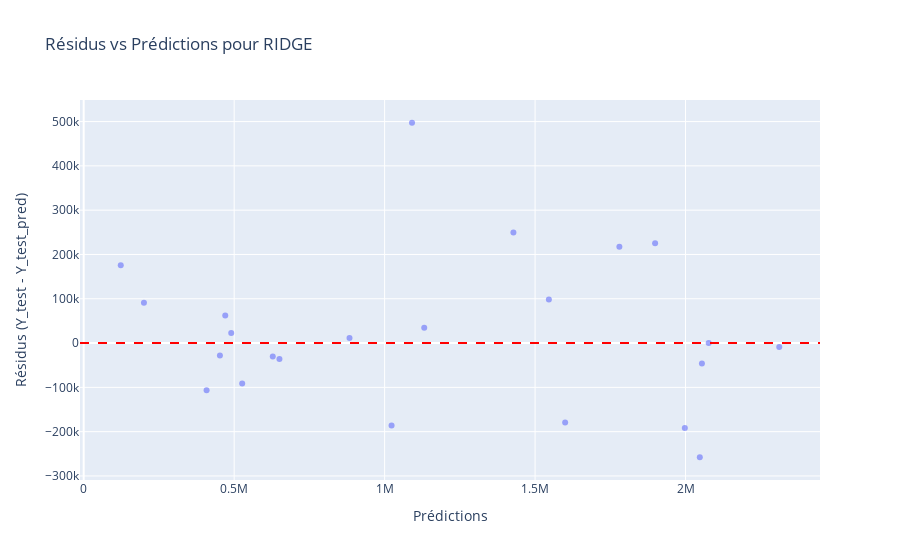
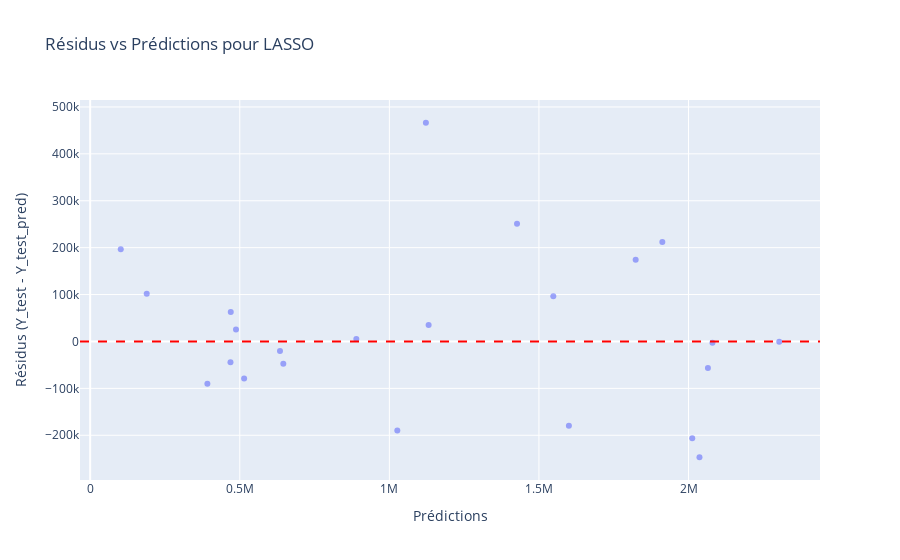

Here is the notebook cell these charts were saved with, in order:
### Markdown cell above
## Évaluation et comparaison des modèles

- Prédire les ventes sur les jeux d’entraînement et de test.
- Calculer les performances avec le R² et la MAE pour évaluer précision et généralisation.
- Analyser les résidus en visualisant les erreurs (Résidus = Y_test - Y_test_pred) autour de zéro pour détecter biais ou anomalies.
- Comparer Ridge et Lasso afin d’identifier le modèle le plus fiable et le plus performant sur ce dataset.

### Code cell
# Evaluons et comparaons nos modèles
def eval_model(model, X_train, X_test, Y_train, Y_test, model_name):
    # Prédictions
    Y_train_pred = model.predict(X_train)
    Y_test_pred = model.predict(X_test)
    
    # Calcul des métriques
    r2_train = r2_score(Y_train, Y_train_pred)
    r2_test = r2_score(Y_test, Y_test_pred)
    mae_train = mean_absolute_error(Y_train, Y_train_pred)
    mae_test = mean_absolute_error(Y_test, Y_test_pred)
    
    # Affichage des métriques
    print(f"\nRésultats pour {model_name}:")
    print(f"R² train: {r2_train:.3f}")
    print(f"R² test: {r2_test:.3f}")
    print(f"MAE train: {mae_train/1e6:.3f} millions $")
    print(f"MAE test: {mae_test/1e6:.3f} millions $")
    
   # Préparer les données pour le graphique en récupérant les resultats et en les mettant dans un dataframe
    df_residus = pd.DataFrame({
        "Prédictions": Y_test_pred,
        "Résidus": Y_test - Y_test_pred
    })
    print(df_residus.head(10))

    # Graphique 
    fig = px.scatter(
        df_residus,
        x="Prédictions",
        y="Résidus",
        title=f"Résidus vs Prédictions pour {model_name}",
        labels={"Prédictions":"Prédictions", "Résidus":"Résidus (Y_test - Y_test_pred)"},
        opacity=0.6
    )
    
    # Ligne horizontale à y=0
    fig.add_hline(y=0, line_dash="dash", line_color="red")
    
    fig.show()
   
# Évaluation
eval_model(best_ridge.best_estimator_, X_train, X_test, Y_train, Y_test, "RIDGE")
eval_model(best_lasso.best_estimator_, X_train, X_test, Y_train, Y_test, "LASSO")

### Figure 1 — Plotly figure (JSON) as saved in the notebook; plotly's stock layout.template omitted (floating-point values rounded to 4 significant figures)
{"data": [{"hovertemplate": "Prédictions=%{x}<br>Résidus (Y_test - Y_test_pred)=%{y}<extra></extra>", "legendgroup": "", "marker": {"color": "#636efa", "opacity": 0.6, "symbol": "circle"}, "mode": "markers", "name": "", "orientation": "v", "showlegend": false, "type": "scatter", "x": [408400.0, 1428000.0, 1600000.0, 883400.0, 452700.0, 1091000.0, 2047000.0, 2311000.0, 2077000.0, 1546000.0, 1023000.0, 1998000.0, 1132000.0, 628300.0, 470400.0, 123100.0, 650500.0, 200200.0, 1780000.0, 526600.0, 1899000.0, 490200.0, 2054000.0], "xaxis": "x", "y": [-106500.0, 249400.0, -179500.0, 11660.0, -28150.0, 497300.0, -257800.0, -8931.0, 344.0, 98590.0, -186300.0, -191600.0, 34460.0, -30460.0, 62310.0, 175600.0, -36240.0, 90750.0, 217200.0, -91250.0, 225600.0, 22850.0, -46090.0], "yaxis": "y"}], "layout": {"legend": {"tracegroupgap": 0}, "shapes": [{"line": {"color": "red", "dash": "dash"}, "type": "line", "x0": 0, "x1": 1, "xref": "x domain", "y0": 0, "y1": 0, "yref": "y"}], "title": {"text": "Résidus vs Prédictions pour RIDGE"}, "xaxis": {"anchor": "y", "domain": [0, 1], "title": {"text": "Prédictions"}}, "yaxis": {"anchor": "x", "domain": [0, 1], "title": {"text": "Résidus (Y_test - Y_test_pred)"}}}}

### Figure 2 — Plotly figure (JSON) as saved in the notebook; plotly's stock layout.template omitted (floating-point values rounded to 4 significant figures)
{"data": [{"hovertemplate": "Prédictions=%{x}<br>Résidus (Y_test - Y_test_pred)=%{y}<extra></extra>", "legendgroup": "", "marker": {"color": "#636efa", "opacity": 0.6, "symbol": "circle"}, "mode": "markers", "name": "", "orientation": "v", "showlegend": false, "type": "scatter", "x": [391800.0, 1427000.0, 1600000.0, 889700.0, 468900.0, 1122000.0, 2037000.0, 2303000.0, 2080000.0, 1548000.0, 1027000.0, 2012000.0, 1131000.0, 645500.0, 469900.0, 102200.0, 634400.0, 189000.0, 1823000.0, 514500.0, 1912000.0, 487400.0, 2065000.0], "xaxis": "x", "y": [-89940.0, 250700.0, -179700.0, 5409.0, -44400.0, 466300.0, -246900.0, -694.8, -2650.0, 96500.0, -189900.0, -206400.0, 34860.0, -47660.0, 62840.0, 196500.0, -20180.0, 101900.0, 174100.0, -79140.0, 212100.0, 25660.0, -56450.0], "yaxis": "y"}], "layout": {"legend": {"tracegroupgap": 0}, "shapes": [{"line": {"color": "red", "dash": "dash"}, "type": "line", "x0": 0, "x1": 1, "xref": "x domain", "y0": 0, "y1": 0, "yref": "y"}], "title": {"text": "Résidus vs Prédictions pour LASSO"}, "xaxis": {"anchor": "y", "domain": [0, 1], "title": {"text": "Prédictions"}}, "yaxis": {"anchor": "x", "domain": [0, 1], "title": {"text": "Résidus (Y_test - Y_test_pred)"}}}}
